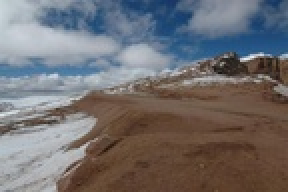
#> input picture data/hill01.jpg, 144 x 96 px, shrunk from 577 x 384 before the run (shown 2 times larger)
$ python image_stitching_implement.py
#> lines starting #> are read from the running program, lines starting #| are printed output that depends on the picture
### examples/homography_estimation_implement.py
import numpy as np
import cv2 as cv

def getPerspectiveTransform(src, dst):
    if len(src) == len(dst):
        # Make homogeneous coordinates if necessary
        if src.shape[1] == 2:
            src = np.hstack((src, np.ones((len(src), 1), dtype=src.dtype)))
        if dst.shape[1] == 2:
            dst = np.hstack((dst, np.ones((len(dst), 1), dtype=dst.dtype)))

        # Solve 'Ax = 0'
        A = []
        for p, q in zip(src, dst):
            A.append([0, 0, 0, q[2]*p[0], q[2]*p[1], q[2]*p[2], -q[1]*p[0], -q[1]*p[1], -q[1]*p[2]])
            A.append([q[2]*p[0], q[2]*p[1], q[2]*p[2], 0, 0, 0, -q[0]*p[0], -q[0]*p[1], -q[0]*p[2]])
        _, _, Vt = np.linalg.svd(A, full_matrices=True)
        x = Vt[-1]

        # Reorganize `x` as a matrix
        H = x.reshape(3, -1) / x[-1] # Normalize the last element as 1
        return H

# [11 lines that do not run on import are left out]

### examples/image_warping_implement.py
import numpy as np
import cv2 as cv
from homography_estimation_implement import getPerspectiveTransform

# [14 lines left out: function warpPerspective1, not called in this run]

def warpPerspective2(src, H, dst_size):
    # Generate an empty image
    width, height = dst_size
    channel = src.shape[2] if src.ndim > 2 else 1
    dst = np.zeros((height, width, channel), dtype=src.dtype)

    # Copy a pixel from `src` to `dst` (backward mapping)
    H_inv = np.linalg.inv(H)
    for qy in range(height):
        for qx in range(width):
            p = H_inv @ [qx, qy, 1]
            px, py = int(p[0]/p[-1] + 0.5), int(p[1]/p[-1] + 0.5)
            if px >= 0 and py >= 0 and px < src.shape[1] and py < src.shape[0]:
                dst[qy, qx] = src[py, px]
    return dst

# [17 lines that do not run on import are left out]

### examples/image_stitching_implement.py
import numpy as np
import cv2 as cv
import random
from homography_estimation_implement import getPerspectiveTransform
from image_warping_implement import warpPerspective2

def evaluate_homography(H, p, q):
    p2q = H @ np.array([[p[0]], [p[1]], [1]])
    p2q /= p2q[-1]
    return np.linalg.norm(p2q[:2].flatten() - q)

def findHomography(src, dst, n_sample, ransac_trial, ransac_threshold):
    best_score = -1
    best_model = None
    for _ in range(ransac_trial):
        # Step 1: Hypothesis generation
        sample_idx = random.choices(range(len(src)), k=n_sample)
        model = getPerspectiveTransform(src[sample_idx], dst[sample_idx])

        # Step 2: Hypothesis evaluation
        score = 0
        for (p, q) in zip(src, dst):
            error = evaluate_homography(model, p, q)
            if error < ransac_threshold:
                score += 1
        if score > best_score:
            best_score = score
            best_model = model

    # Generate the best inlier mask
    best_inlier_mask = np.zeros(len(src), dtype=np.uint8)
    for idx, (p, q) in enumerate(zip(src, dst)):
        error = evaluate_homography(best_model, p, q)
        if error < ransac_threshold:
            best_inlier_mask[idx] = 1

    return best_model, best_inlier_mask

if __name__ == '__main__':
    # Load two images
    img1 = cv.imread('../data/hill01.jpg')
#> img1 is the input picture: shape (96, 144, 3); mean B, G, R 112.4, 110.4, 113
    img2 = cv.imread('../data/hill02.jpg')
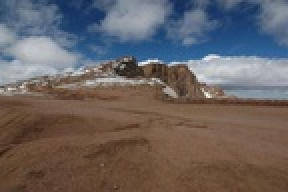
#> input picture data/hill02.jpg, 144 x 96 px, shrunk from 577 x 384 before the run (shown 2 times larger)
#> img2 is the input picture: shape (96, 144, 3); mean B, G, R 98.4, 98.4, 105.1
    assert (img1 is not None) and (img2 is not None), 'Cannot read the given images'

    # Retrieve matching points
    fdetector = cv.BRISK_create()
    keypoints1, descriptors1 = fdetector.detectAndCompute(img1, None)
#> keypoints1 = 57 keypoints; strongest (x, y, size): (111, 31, 10.6), (39, 49, 11.3), (92, 35, 8.4), (42, 72, 13)
    keypoints2, descriptors2 = fdetector.detectAndCompute(img2, None)
#> keypoints2 = 55 keypoints; strongest (x, y, size): (71, 31, 13.7), (103, 48, 12.6), (103, 47, 24.5), (61, 33, 11)

    fmatcher = cv.DescriptorMatcher_create('BruteForce-Hamming')
    match = fmatcher.match(descriptors1, descriptors2)
#> match = 57 matches

    # Calculate planar homography and merge them
    pts1, pts2 = [], []
    for i in range(len(match)):
        pts1.append(keypoints1[match[i].queryIdx].pt)
        pts2.append(keypoints2[match[i].trainIdx].pt)
#> this loop made 57 passes
#> after the loop, pts1 = 57 pairs, first value 22.44 to 125.6, second value 27.41 to 75.05; pts2 = 57 pairs, first value 21.68 to 103.3, second value 28.82 to 62.41
    pts1 = np.array(pts1, dtype=np.float32)
    pts2 = np.array(pts2, dtype=np.float32)

    H, inlier_mask = findHomography(pts2, pts1, 4, 1000, 2) # log(1 - 0.999) / log(1 - 0.3^4) = 849
#> the loop in findHomography, `for _ in range(ransac_trial):` made 1000 passes
#> (sample_idx, best_score) on passes 1 to 3: ([48, 43, 23, 14], 2), ([29, 23, 44, 17], 4), ([27, 33, 51, 28], 5)
#> sample_idx on passes 4 to 6: [16, 43, 35, 14], [51, 56, 46, 51], [17, 41, 51, 38]
#> the loop in findHomography, `for idx, (p, q) in enumerate(zip(src, dst)):` made 57 passes
#> (p, q) on passes 1 to 12: ([50.15, 40.02], [117.1, 27.41]), ([43.66, 40.91], [112.5, 27.98]), ([50.15, 40.02], [125.6, 27.86]), ([61.04, 32.83], [105.7, 31.33]), ([61, 32], [110.5, 31.07]), ([51.22, 33.91], [100.1, 32.81]), ([39.62, 33.97], [88.27, 34.26]), ([51.22, 33.91], [95.92, 34.06]), ([58.16, 34.96], [107.2, 33.75]), ([33.37, 34.5], [82.75, 34.92]), ([42.95, 35.03], [91.89, 34.96]), ([53.92, 36.3], [103.7, 34.97])
    img_merged = warpPerspective2(img2, H, (img1.shape[1]*2, img1.shape[0]))
#> after the loop in warpPerspective2, `for qy in range(height):`:
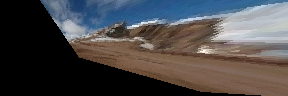
#> dst: shape (96, 288, 3); mean B, G, R 74, 72.7, 74.7
    img_merged[:,:img1.shape[1]] = img1 # Copy
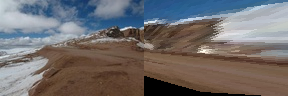
#> img_merged: shape (96, 288, 3); mean B, G, R 108.7, 108.3, 112.6

    # Show the merged image
    img_matched = cv.drawMatches(img1, keypoints1, img2, keypoints2, match, None, None, None,
                                 matchesMask=inlier_mask) # Remove `matchesMask` if you want to show all putative matches
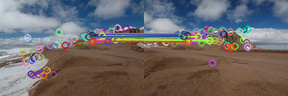
#> img_matched: shape (96, 288, 3); mean B, G, R 105.9, 105.8, 111
    merge = np.vstack((np.hstack((img1, img2)), img_matched, img_merged))
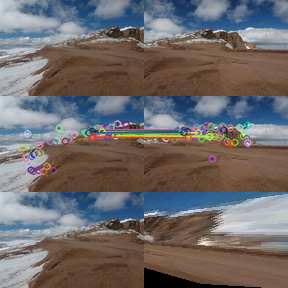
#> merge: shape (288, 288, 3); mean B, G, R 106.7, 106.2, 110.9
    cv.imshow(f'Planar Image Stitching with My RANSAC (score={sum(inlier_mask)})', merge)
    cv.waitKey(0)
    cv.destroyAllWindows()
